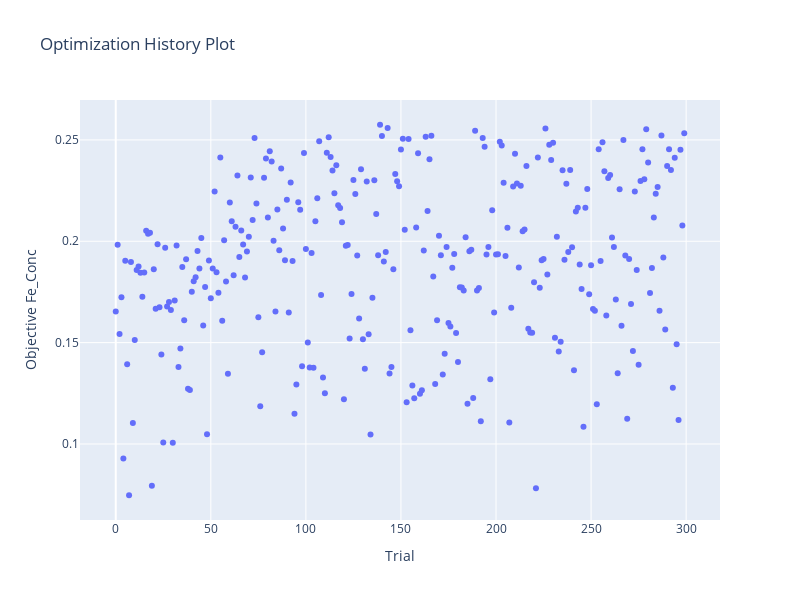

Notebook code cell kept with this figure:
### Markdown cell above
### 可視化
Optunaの最適化履歴をstudy_mlrから得られる試行データをもとに、第一目的（Feの最大化）に対応する履歴をプロットします。

### Code cell
# 最適化履歴をプロット
fig = optuna.visualization.plot_optimization_history(
    study_mlr,
    target=lambda t: t.values[0],  # Feを選択
    target_name="Objective Fe_Conc"     # ラベル名を設定
)

fig.update_layout(width=800, height=600, showlegend=False)  # 凡例を非表示に設定
fig.show()

### Figure 1 — Plotly figure (JSON) as saved in the notebook; plotly's stock layout.template omitted (floating-point values rounded to 4 significant figures; data arrays with more than 128 entries replaced by an {"elided": "..."} marker saying what was removed)
{"data": [{"mode": "markers", "name": "Objective Fe_Conc", "type": "scatter", "x": {"elided": "300 int values"}, "y": {"elided": "300 float values"}}, {"marker": {"color": "#cccccc"}, "mode": "markers", "name": "Infeasible Trial", "showlegend": false, "type": "scatter", "x": [], "y": []}], "layout": {"height": 600, "showlegend": false, "title": {"text": "Optimization History Plot"}, "width": 800, "xaxis": {"title": {"text": "Trial"}}, "yaxis": {"title": {"text": "Objective Fe_Conc"}}}}
